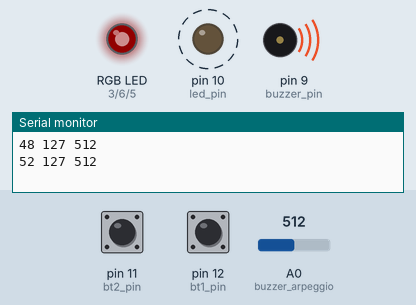
This sketch was run on a simulated Arduino Uno, built with avr-gcc and run on an emulated ATmega328P. Shown: an RGB LED mixed from three pins (HIGH = lit), output pins drawn as LEDs (lit = HIGH), buzzer (waves = sounding), the last lines printed to the serial monitor. Dashed ring = blinking. The test bench sets the inputs (shaded band); at power-on: A0 (buzzer_arpeggio) = 512, pin 11 (bt2_pin) HIGH, pin 12 (bt1_pin) HIGH. Dim RGB values are drawn brighter than linear; random numbers use the default seed unless the sketch sets one.

Above: at 1.2 s.
1.3 s: A0 (buzzer_arpeggio) set to 900
At 2.9 s:
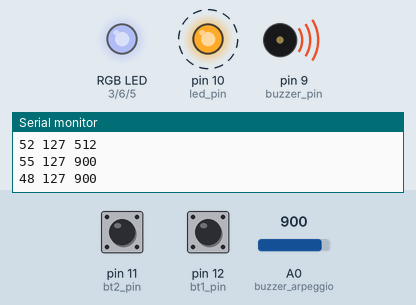
4.3 s: pin 11 (bt2_pin) pulled LOW for 0.15 s
At 5.38 s:
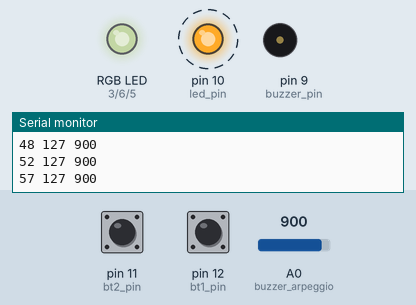
7.3 s: A0 (buzzer_arpeggio) set to 0
At 8.78 s:
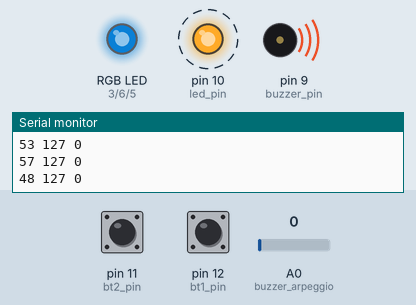
10.3 s: A0 (buzzer_arpeggio) set to 716
At 11.51 s:
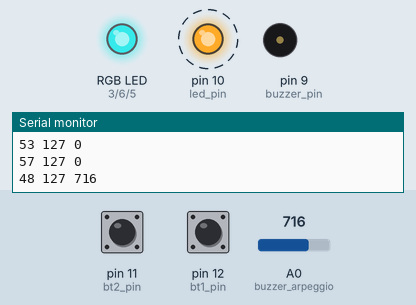
13.3 s: pin 12 (bt1_pin) pulled LOW for 0.15 s
16.3 s: pin 11 (bt2_pin) pulled LOW for 1 s
Timing chart, 0 to 22.8 s (numbered marks = the images above; inputs shaded):
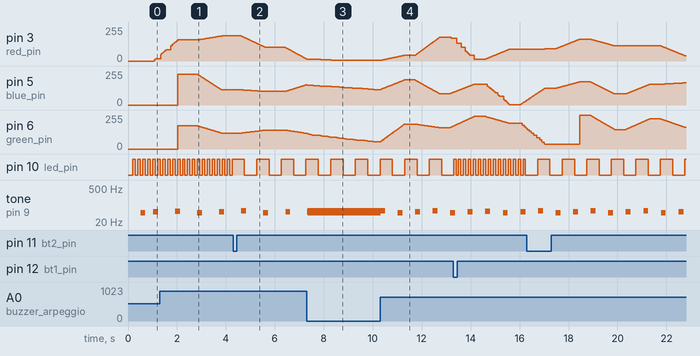

Measured:
- by itself, pin 10 (led_pin): alternates HIGH for 0.50 s and LOW for 0.50 s
- by itself, tone on pin 9 (buzzer_pin): repeats every 2.2 s: silent 0.52 s, 48 Hz 0.20 s, silent 0.52 s, 53 Hz 0.20 s, silent 0.52 s, 57 Hz 0.20 s

The sketch:

0113_MIDI_Emulation_Serial_Buttons_Debounce_Arpeggio.ino
```cpp
/*
  maquina de estados com buzzer a tocar differentes arpeggios com tempos diferentes

  ver exemplos anteriores para uma explicação mais obvia da máquina de estados

*/
//////////////////////////////////// MIDI
//#include <MIDI.h>
//MIDI_CREATE_DEFAULT_INSTANCE();

int random_note1, random_note2;


//////////////////////////////////// CHRONO
// INCLUDE CHRONO LIBRARY : http://github.com/SofaPirate/Chrono
#include <Chrono.h>
// Instanciate a Chrono object.
Chrono ledChrono;
Chrono arpeggioChrono;

//////////////////////////////////// PITCHES
// incluir ficheiro pitches - contem as frequencias para cada nota
#include "pitches_midi.h"

// array com notas do arpeggios
int arpeggio1[] = {NOTE_C3, NOTE_E3, NOTE_G3};
int arpeggio2[] = {NOTE_C3, NOTE_F3, NOTE_A3};
int arpeggio3[] = {NOTE_B2, NOTE_E3, NOTE_G3};

//////////////////////////////////// IO

int buzzer_pin = 9;
int thisNote;
int pot_val;
//
// botoes pins
int bt1_pin = 12;
int bt2_pin = 11;

//variavel para conter o estado do botao
int bt1_read, bt2_read;
int bt1_read_last, bt2_read_last;

// variavel de estados
int state = 1;

// variavel que armazena o ultimo estado do state
// para servir de comparação
int state_read_last;

// variavel do total de estados
int state_max = 3;

// led
int led_pin = 10;

//Create a variable to hold the led's state
int ledState = HIGH;

//////////////////////////////////// LED_RGB

// biblioteca Ramp serve para suavizar uma transição de um valor para o outro
#include <Ramp.h>

// instancias das bibliotecas
Chrono red_chrono, green_chrono, blue_chrono;
ramp red_ramp, green_ramp, blue_ramp;

int red_random, green_random, blue_random;

// valores do led rgb
int red_val, green_val, blue_val;

// pins do led rgb
int red_pin = 3;
int green_pin = 6;
int blue_pin = 5;

//////////////////////////////////// SETUP

void setup() {
  Serial.begin(9600);
  pinMode(bt1_pin, INPUT_PULLUP);
  pinMode(bt2_pin, INPUT_PULLUP);
  pinMode(led_pin, OUTPUT);
}

//////////////////////////////////// LOOP

void loop() {
  // le botoes e faz debounce
  button_debounce();

  // chama led_blink() e passa o parametro "state"
  led_blink(state);

  // chama buzzer_arpeggio() e passa o parametro "state"
  buzzer_arpeggio(state);

  if (state != state_read_last)
  {
    // Serial.print("state = ");
    // Serial.println(state);
  }
  state_read_last = state;

  // led rgb
  led_rgb();
}

//////////////////////////////////// LED RGB

void led_rgb()
{
  if (red_chrono.hasPassed(analogRead(0)*2))
  {
    red_ramp.go(random(255), 1000);
    red_random = random(1000);
    red_chrono.restart();
  }

  if (green_chrono.hasPassed(analogRead(0)*2))
  {
    green_ramp.go(random(255), 1000);
    green_random = random(1000);
    green_chrono.restart();
  }

  if (blue_chrono.hasPassed(analogRead(0)*2))
  {
    blue_ramp.go(random(255), 1000);
    blue_random = random(1000);
    blue_chrono.restart();
  }

  analogWrite(red_pin, red_ramp.update());
  analogWrite(green_pin, green_ramp.update());
  analogWrite(blue_pin, blue_ramp.update());

}

//////////////////////////////////// ARPEGGIO

void buzzer_arpeggio(int _state)
{
  // le o potenciometro, mapeia o valor do pot e atribui este valor ao tempo de espera entre cada nota
  pot_val = analogRead(A0);

  // recebe o parametro state e passa para a variavel interna _state
  // ve em que estado é que se encontra
  // consoate o estado vai buscar as notas à array correspondente


  // sempre que o chrono é inicializado passa para a nota seguinte
  // o valor de espera muda consoante a leitura do pot
  if (arpeggioChrono.hasPassed(pot_val) ) {

      if (_state == 1)
      {
      noteOn(arpeggio1[thisNote], 127, pot_val);
      tone(buzzer_pin, arpeggio1[thisNote], 200);
      }
      if (_state == 2)
      {
      noteOn(arpeggio2[thisNote], 127, pot_val);
      tone(buzzer_pin, arpeggio2[thisNote], 200);
      }
      if (_state == 3)
      {
      noteOn(arpeggio3[thisNote], 127, pot_val);
      tone(buzzer_pin, arpeggio3[thisNote], 200);
      }

    if (thisNote < 2)
    {
      thisNote++;
    }
    else
    {
      thisNote = 0;
    }

    arpeggioChrono.restart();
  }
}

//////////////////////////////////// LED

void led_blink(int _state)
{
  int state_delay;

  if (_state == 1)
    state_delay = 100;
  if (_state == 2)
    state_delay = 500;
  if (_state == 3)
    state_delay = 1000;

  if (ledChrono.hasPassed(state_delay) ) { // returns true if it passed 1000 ms since it was started
    ledChrono.restart();  // restart the crono so that it triggers again later

    // toggle the stored state
    if (ledState == HIGH)  ledState = LOW;
    else ledState = HIGH;

    // write the state to the pin
    digitalWrite(led_pin, ledState);
  }
}


//////////////////////////////////// BUTTON DEBOUNCE

void button_debounce() {
  // leitura do estado do botao
  bt1_read = digitalRead(bt1_pin);
  bt2_read = digitalRead(bt2_pin);

  // debounce bt1
  if (bt1_read == 1 && bt1_read_last == 0)
  {
    //Serial.println("  button 1 is released");
  }
  else if (bt1_read == 0 && bt1_read_last == 1)
  {
    //Serial.println("  button 1 is pressed");
    if (state > 1)
    {
      state--;
    }
    else
    {
      if (state == 1)
        state = 3;
    }
  }


  // debounce bt2
  if (bt2_read == 1 && bt2_read_last == 0)
  {
    //Serial.println("  button 2 is released");
  }
  else if (bt2_read == 0 && bt2_read_last == 1)
  {
    //Serial.println("  button 2 is pressed");
    if (state < state_max)
    {
      state++;
    }
    else
    {
      if (state == state_max)
        state = 1;
    }
  }

  // actualizar o ultimo estado
  bt1_read_last = bt1_read;
  bt2_read_last = bt2_read;

  //Serial.println(state);
}


//////////////////////////////////// NOTEON NOTEOFF

void noteOn(int pitch, int velocity, int channel) {
  //MIDI.sendNoteOn(pitch, velocity, channel);
  Serial.print(pitch);
  Serial.print(" ");
  Serial.print(velocity);
  Serial.print(" ");
  Serial.print(channel);
  Serial.println();
}

void noteOff(int pitch, int velocity, int channel) {
  //MIDI.sendNoteOff(pitch, velocity, channel);
  Serial.print(pitch);
  Serial.print(" ");
  Serial.print(velocity);
  Serial.print(" ");
  Serial.print(channel);
  Serial.println();
}
```

pitches_midi.h
```cpp
/*************************************************
   Public Constants
 *************************************************/

#define NOTE_B0  23
#define NOTE_C1  24
#define NOTE_CS1 25
#define NOTE_D1  26
#define NOTE_DS1 27
#define NOTE_E1  28
#define NOTE_F1  29
#define NOTE_FS1 30
#define NOTE_G1  31
#define NOTE_GS1 32
#define NOTE_A1  33
#define NOTE_AS1 34
#define NOTE_B1  35
#define NOTE_C2  36
#define NOTE_CS2 37
#define NOTE_D2  38
#define NOTE_DS2 39
#define NOTE_E2  40
#define NOTE_F2  41
#define NOTE_FS2 42
#define NOTE_G2  43
#define NOTE_GS2 44
#define NOTE_A2  45
#define NOTE_AS2 46
#define NOTE_B2  47
#define NOTE_C3  48
#define NOTE_CS3 49
#define NOTE_D3  50
#define NOTE_DS3 51
#define NOTE_E3  52
#define NOTE_F3  53
#define NOTE_FS3 54
#define NOTE_G3  55
#define NOTE_GS3 56
#define NOTE_A3  57
#define NOTE_AS3 58
#define NOTE_B3  59
#define NOTE_C4  60
#define NOTE_CS4 61
#define NOTE_D4  62
#define NOTE_DS4 63
#define NOTE_E4  64
#define NOTE_F4  65
#define NOTE_FS4 66
#define NOTE_G4  67
#define NOTE_GS4 68
#define NOTE_A4  69
#define NOTE_AS4 70
#define NOTE_B4  71
#define NOTE_C5  72
#define NOTE_CS5 73
#define NOTE_D5  74
#define NOTE_DS5 75
#define NOTE_E5  76
#define NOTE_F5  77
#define NOTE_FS5 78
#define NOTE_G5  79
#define NOTE_GS5 80
#define NOTE_A5  81
#define NOTE_AS5 82
#define NOTE_B5  83
#define NOTE_C6  84
#define NOTE_CS6 85
#define NOTE_D6  86
#define NOTE_DS6 87
#define NOTE_E6  88
#define NOTE_F6  89
#define NOTE_FS6 90
#define NOTE_G6  91
#define NOTE_GS6 92
#define NOTE_A6  93
#define NOTE_AS6 94
#define NOTE_B6  95
#define NOTE_C7  96
#define NOTE_CS7 97
#define NOTE_D7  98
#define NOTE_DS7 99
#define NOTE_E7  100
#define NOTE_F7  101
#define NOTE_FS7 102
#define NOTE_G7  103
#define NOTE_GS7 104
#define NOTE_A7  105
#define NOTE_AS7 106
#define NOTE_B7  107
#define NOTE_C8  108
#define NOTE_CS8 109
#define NOTE_D8  110
#define NOTE_DS8 111
```
